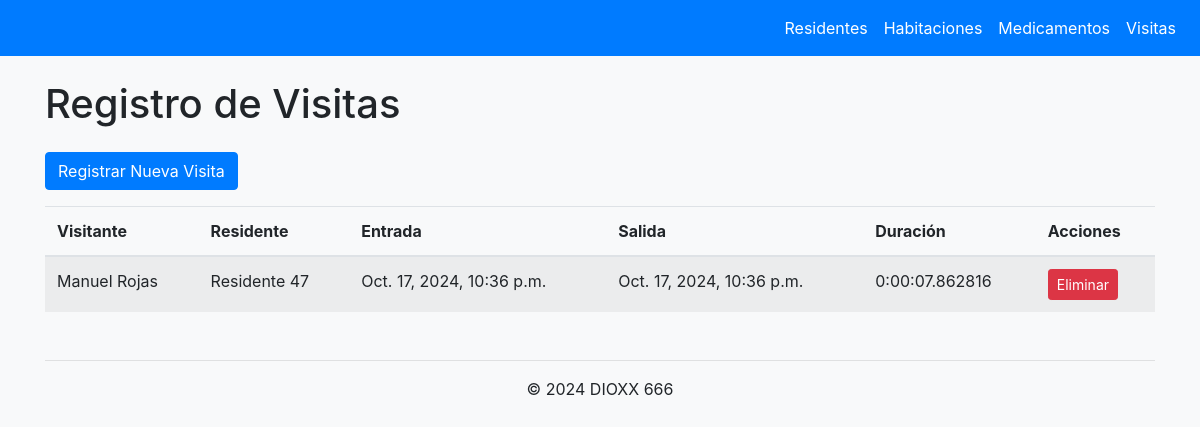
/visitas/, run on the app's committed database.
### core/models.py (models this page shows, shortened)
class Visita(models.Model):
    visitante_nombre = models.CharField(max_length=100)
    visitante_identificacion = models.CharField(max_length=20)
    residente = models.ForeignKey(Residente, on_delete=models.CASCADE, related_name='visitas')
    fecha_entrada = models.DateTimeField(default=timezone.now)
    fecha_salida = models.DateTimeField(null=True, blank=True)
    def duracion(self):
        if self.fecha_salida:
            return self.fecha_salida - self.fecha_entrada
        return None

class Residente(models.Model):
    nombre = models.CharField(max_length=100)
    fecha_nacimiento = models.DateField()
    numero_identificacion = models.CharField(max_length=20, unique=True)
    contacto_emergencia = models.CharField(max_length=100)
    telefono_emergencia = models.CharField(max_length=20)
    habitacion = models.ForeignKey(Habitacion, on_delete=models.SET_NULL, null=True, blank=True)
    medicamentos = models.ManyToManyField(Medicamento, through='MedicamentoResidente')

### core/views.py (the view)
# urls.py: path('visitas/', views.VisitaListView.as_view(), name='visita_list'),
class VisitaListView(ListView):
    model = Visita
    template_name = 'core/visita_list.html'
    context_object_name = 'visitas'
    ordering = ['-fecha_entrada']

### core/templates/core/visita_list.html (shortened to what this page needs)
{% extends 'base.html' %}
{% load bootstrap4 %}
{% block content %}
  <h1 class="mb-4">Registro de Visitas</h1>
  <a href="{% url 'visita_create' %}" class="btn btn-primary mb-3">Registrar Nueva Visita</a>
  <table class="table table-striped">
    <thead>
      <tr>
        <th>Visitante</th>
        <th>Residente</th>
        <th>Entrada</th>
        <th>Salida</th>
        <th>Duración</th>
        <th>Acciones</th>
      </tr>
    </thead>
    <tbody>
      {% for visita in visitas %}
        <tr>
          <td>{{ visita.visitante_nombre }}</td>
          <td>{{ visita.residente.nombre }}</td>
          <td>{{ visita.fecha_entrada }}</td>
          <td>{{ visita.fecha_salida|default:"En curso" }}</td>
          <td>
            {% if visita.duracion %}
              {{ visita.duracion }}
            {% else %}
              -
            {% endif %}
          </td>
          <td>
            <a href="{% url 'visita_delete' visita.pk %}" class="btn btn-danger btn-sm">Eliminar</a>
          </td>
        </tr>
      {% empty %}
        <tr>
          <td colspan="6">No hay visitas registradas.</td>
        </tr>
      {% endfor %}
    </tbody>
  </table>
{% endblock %}

### core/templates/base.html (style rules this page uses)
body { padding-top: 5rem; background-color: #f8f9fa; }

### data on the page
Visita: visitante_nombre "Manuel Rojas", residente.nombre "Residente 47", fecha_entrada "Oct. 17, 2024, 10:36 p.m.", fecha_salida "Oct. 17, 2024, 10:36 p.m.", duracion "0:00:07.862816"
